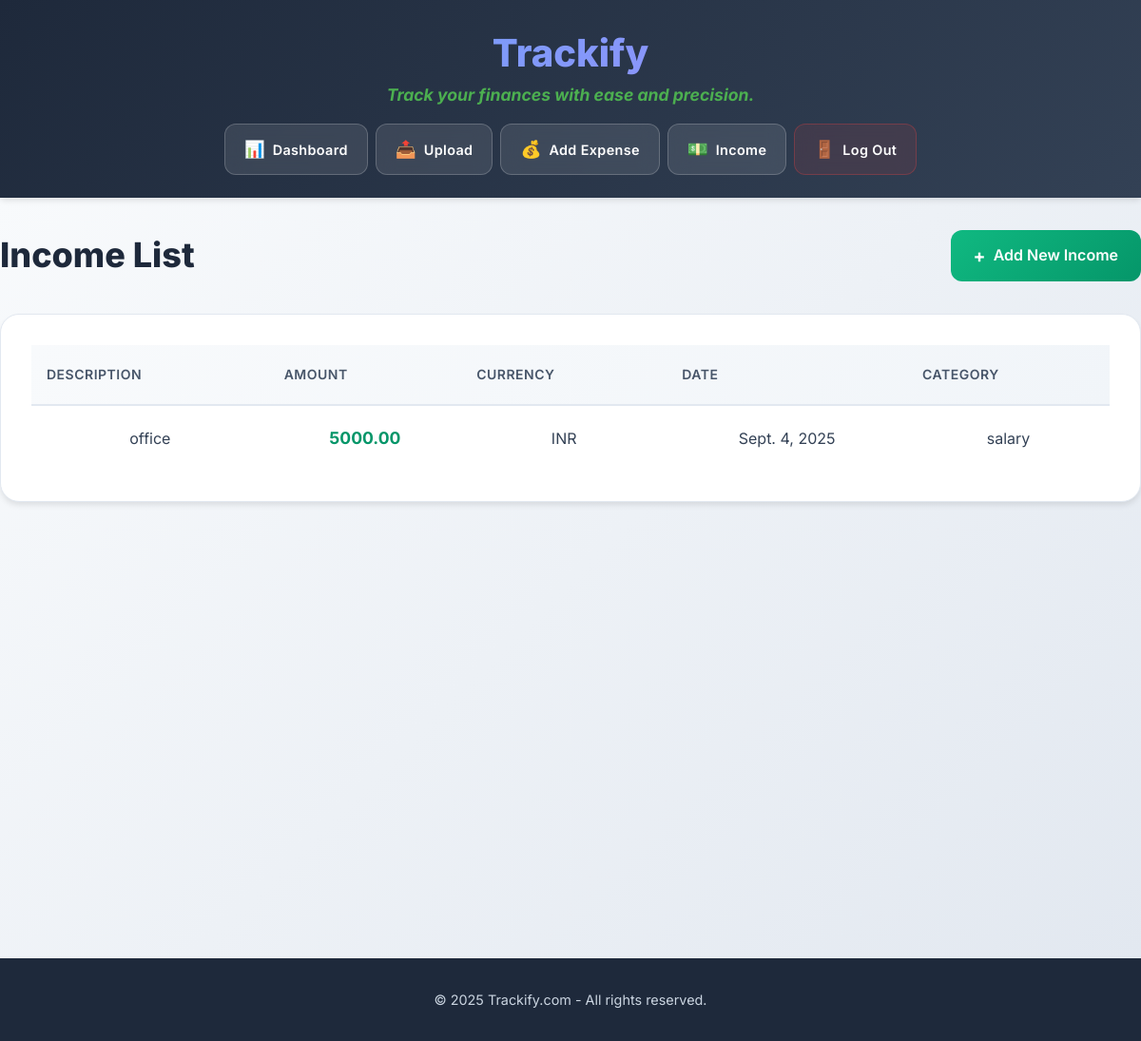
The page /core/income/list/ (signed in) on the database as committed earlier.
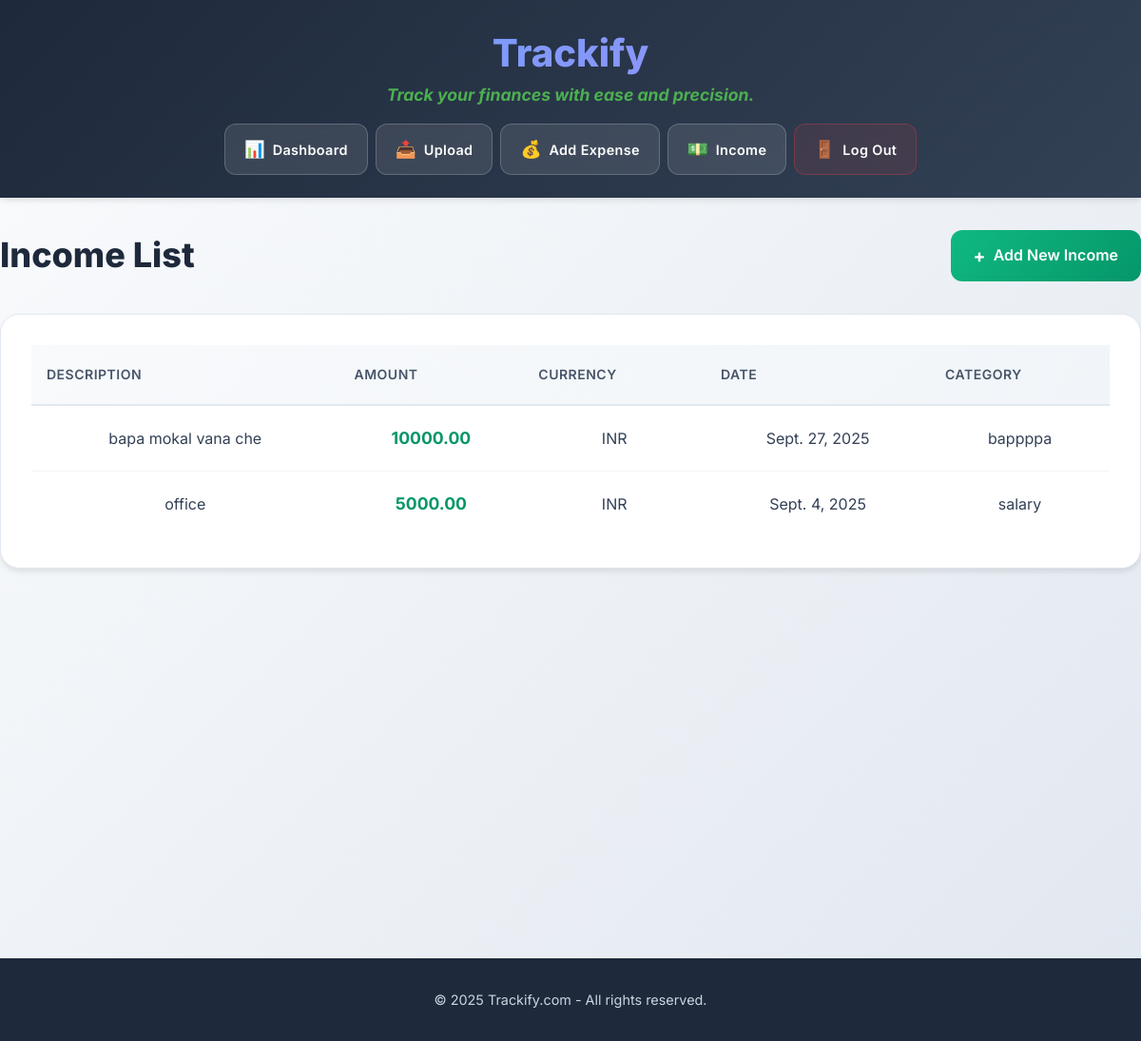
The same page on the database as committed later.
### core/models.py (models this page shows, shortened)
class Income(models.Model):
    user = models.ForeignKey(User, on_delete=models.CASCADE)
    amount = models.DecimalField(max_digits=10, decimal_places=2)
    currency = models.CharField(max_length=3, default="INR")
    income_date = models.DateField()
    description = models.CharField(max_length=255, default="", blank=True)  # ✅ fixed here
    category = models.CharField(max_length=100, blank=True, null=True)
    created_at = models.DateTimeField(auto_now_add=True)
    updated_at = models.DateTimeField(auto_now=True)
    objects = models.Manager()

### core/views.py (the view)
# urls.py: path('income/list/', views.income_list, name='income_list'),
@login_required
def income_list(request):
    incomes = Income.objects.filter(user=request.user).order_by("-income_date")
    return render(request, "income_list.html", {"incomes": incomes})

### core/templates/income_list.html (shortened to what this page needs)
{% extends 'base.html' %}
{% load static %}
{% block content %}
<link rel="stylesheet" type="text/css" href="{% static 'css/lists.css' %}">
<div class="lists-container">
    <div class="list-header">
        <h2>Income List</h2>
        <a href="{% url 'add_income' %}" class="add-button">Add New Income</a>
    </div>
    {% if incomes %}
    <div class="table-container">
        <table class="data-table">
            <thead>
                <tr>
                    <th>Description</th>
                    <th>Amount</th>
                    <th>Currency</th>
                    <th>Date</th>
                    <th>Category</th>
                </tr>
            </thead>
            <tbody>
                {% for income in incomes %}
                <tr onclick="window.location.href='{% url 'income_detail' income.id %}'">
                    <td>{{ income.description }}</td>
                    <td class="amount positive">{{ income.amount }}</td>
                    <td>{{ income.currency }}</td>
                    <td>{{ income.income_date }}</td>
                    <td>{{ income.category|default:"—" }}</td>
                </tr>
                {% endfor %}
            </tbody>
        </table>
    </div>
    {% endif %}
</div>
{% endblock %}

Rows that differ between the two databases and show on the page:
added Income: description "bapa mokal vana che", amount "10000.00", currency "INR", income_date "Sept. 27, 2025", category "bappppa"
